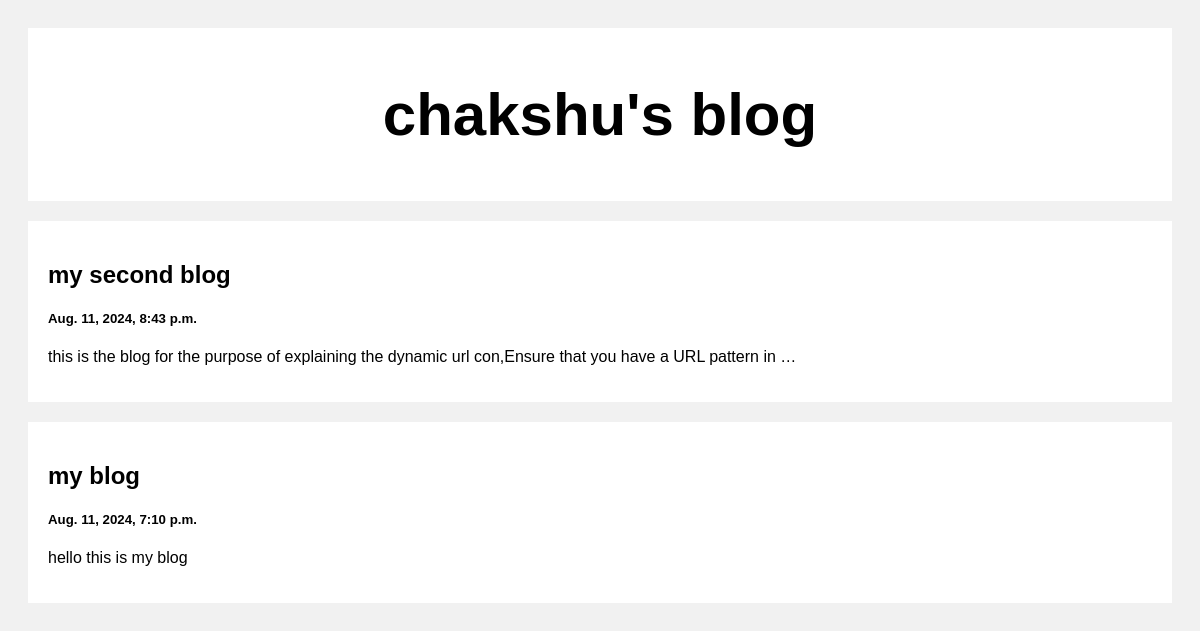
The page / on the database its author committed.
### posts/models.py (models this page shows)
class Post(models.Model):
    title=models.CharField(max_length=100)
    body=models.CharField(max_length=100000000)
    created_at=models.DateTimeField(default=datetime.now,blank=True)

### posts/views.py (the view)
# urls.py: path('',views.index,name='index'),
def index(requests):
         posts = Post.objects.all()
         return render(requests,'index.html',{'posts':posts})

### templates/index.html (shortened to what this page needs)
<!DOCTYPE html>
<html>
<head>
</head>
<body>
<div class="header">
  <h2>chakshu's blog</h2>
</div>
<div class="row">
  <div class="leftcolumn">
    {% for post in posts reversed  %}
    <div class="card">
      <a style="text-decoration: none; color: black;" href="/post/{{post.id}}">
        <h2>{{post.title}}</h2>
        <h5>{{post.created_at}}</h5>
        <p>{{post.body|truncatewords:20}}</p>
      </a>
    </div>
    {% endfor %}
  </div>
</div>
</body>
</html>

### templates/index.html (style rules this page uses)
* { box-sizing: border-box; }
body { font-family: Arial; padding: 20px; background: #f1f1f1; }
.header { padding: 2px; font-size: 40px; text-align: center; background: white; }
.leftcolumn { float: left; width: 100%; }
.card { background-color: white; padding: 20px; margin-top: 20px; }
.row:after { content: ""; display: table; clear: both; }

### rows shown on the page
Post: title "my second blog", created_at "Aug. 11, 2024, 8:43 p.m.", body "this is the blog for the purpose of explaining the dynamic url con,Ensure that you have a URL pattern in …"
Post: title "my blog", created_at "Aug. 11, 2024, 7:10 p.m.", body "hello this is my blog"
